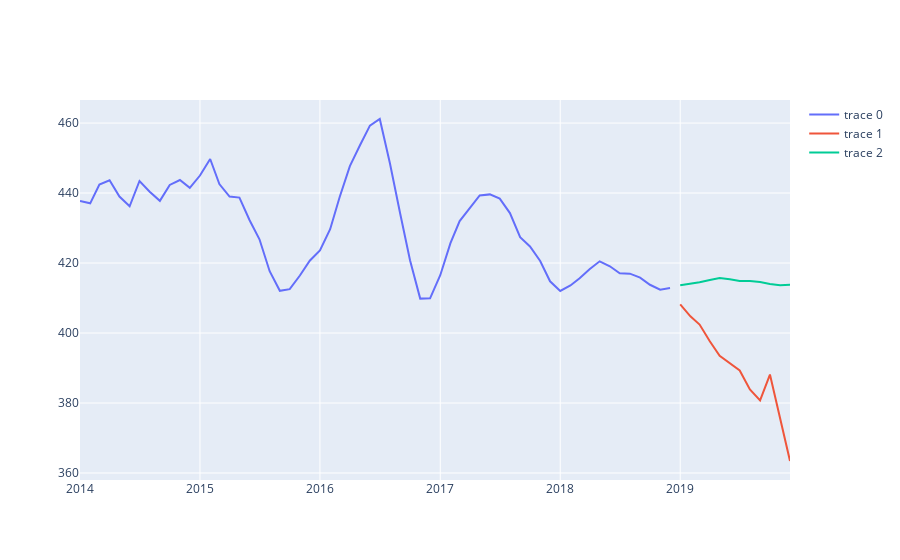

Write notebook code for a chart like this one.
### Code cell
fig = go.Figure()
fig.add_trace(go.Line(x = curr_train.index, y = curr_train['zri_adj'], mode = 'lines'))
fig.add_trace(go.Line(x = curr_test.index, y = curr_test['zri_adj'], mode = 'lines'))
fig.add_trace(go.Line(x = curr_test.index, y = pred_dict_adj[curr_train['zip'][0]], mode = 'lines'))
# fig.add_trace(go.Line(x = curr_test.index, y = np.asarray(conf)[:,0], mode = 'lines'))
# fig.add_trace(go.Line(x = curr_test.index, y = np.asarray(conf)[:,1], mode = 'lines', fill = 'tonexty'))
